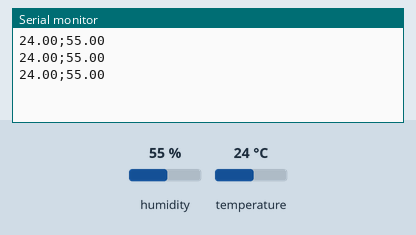
This sketch was run on a simulated Arduino Uno, built with avr-gcc and run on an emulated ATmega328P. On the bench: the last lines printed to the serial monitor. The inputs (shaded band) are chosen by the test bench; at power-on: humidity 55 %, temperature 24 °C.

Above: at 2.8 s.
2.9 s: humidity set to 22 %
At 5.5 s:
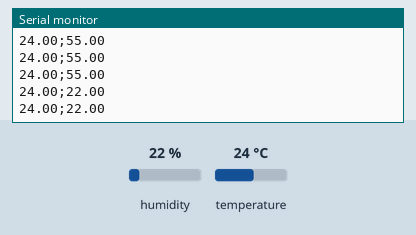
5.6 s: temperature set to 12 °C
At 7.5 s:
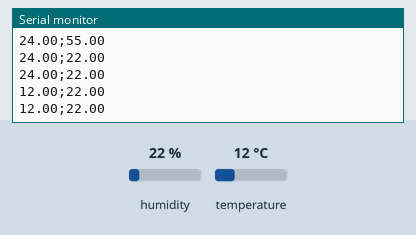
8.3 s: humidity set to 40 %
At 10.0 s:
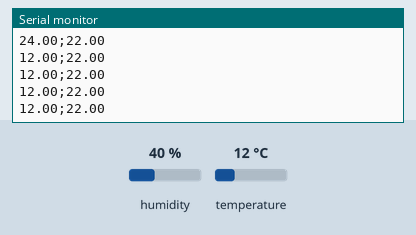
Timing chart, 0 to 11.5 s (numbered marks = the images above; inputs shaded):
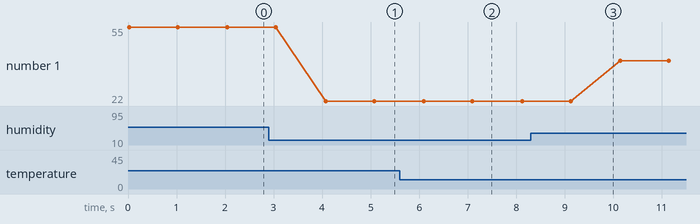

The sketch:

DHT11_reader.ino
```cpp
#include "DHT.h"

#define DHTPIN 2       // Broche connectée au capteur
#define DHTTYPE DHT11  // Type du capteur (DHT11)

DHT dht(DHTPIN, DHTTYPE);

void setup() {
  Serial.begin(9600);  // Démarre la communication série
  dht.begin();         // Initialise le capteur
}

void loop() {
  float temperature = dht.readTemperature(); // Lit la température
  float humidite = dht.readHumidity();       // Lit l'humidité

  // Vérifie si les mesures sont valides
  if (!isnan(temperature) && !isnan(humidite)) {
    // Envoie sous le format : 23.50;60.00\n
    Serial.print(temperature);
    Serial.print(";");
    Serial.println(humidite);
  } else {
    Serial.println("Erreur de lecture du capteur");
  }

  delay(1000); // Attend 10 secondes avant la prochaine mesure
}
```

Measured:
- after the input at 2.9 s, the serial monitor: prints a new line after 1.2 s (image 1)
- after the input at 5.6 s, the serial monitor: prints a new line after 0.50 s (image 2)
- plotted number 1: 55 → 22 after the input at 2.9 s, 22 → 40 after the input at 8.3 s
